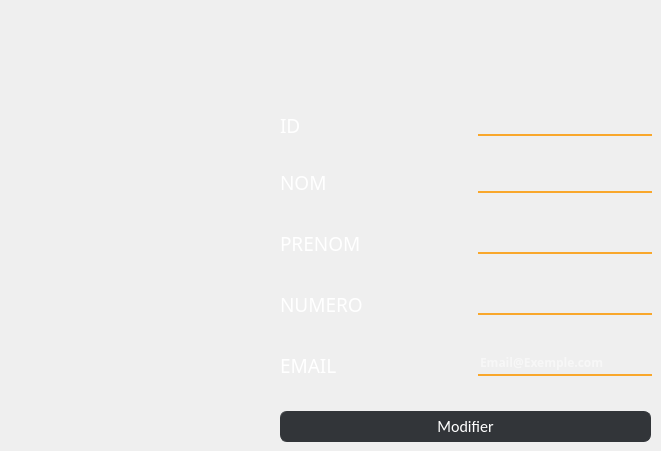
        <widget class="QWidget" name="UpdateClients">
         <property name="styleSheet">
          <string notr="true">QTabBar::tab
{
	background-color: rgb(12, 12, 12);
	color:#ffffff;
	width:100px;
	font-size:16px;
	font-family:Calibri;

}
</string>
         </property>
         <attribute name="title">
          <string>Modifier</string>
         </attribute>
         <widget class="QLabel" name="ClientNomLabel_2">
          <property name="geometry">
           <rect>
            <x>280</x>
            <y>167</y>
            <width>111</width>
            <height>31</height>
           </rect>
          </property>
          <property name="font">
           <font>
            <family>Yu Gothic UI Semilight</family>
            <pointsize>14</pointsize>
           </font>
          </property>
          <property name="styleSheet">
           <string notr="true">color: rgb(255, 255, 255);</string>
          </property>
          <property name="text">
           <string>NOM</string>
          </property>
         </widget>
         <widget class="QLabel" name="ClientNumeroLabel_2">
          <property name="geometry">
           <rect>
            <x>280</x>
            <y>289</y>
            <width>121</width>
            <height>31</height>
           </rect>
          </property>
          <property name="font">
           <font>
            <family>Yu Gothic UI Semilight</family>
            <pointsize>14</pointsize>
           </font>
          </property>
          <property name="styleSheet">
           <string notr="true">color: rgb(255, 255, 255);</string>
          </property>
          <property name="text">
           <string>NUMERO</string>
          </property>
         </widget>
         <widget class="QPushButton" name="ClientModifierButton">
          <property name="geometry">
           <rect>
            <x>280</x>
            <y>411</y>
            <width>371</width>
            <height>31</height>
           </rect>
          </property>
          <property name="styleSheet">
           <string notr="true">QPushButton
{
	background-color:rgb(50, 53, 57);
	border-style:solid;
	border-radius:7px;
	border-width:1px;
border-color: rgb(50, 53, 57);
	color:#ffffff;
	font-size:16px;
font-family:Calibri;
}

QPushButton:hover
{
	background-color: #00000000;
	border-color: rgb(30, 227, 0);
	/*color:rgb(30, 227, 0);*/
}

QPushButton:focus
{
	background-color:  rgb(30, 227, 0);
	border-color: rgba(30, 227, 0,0);
	color:rgb(255, 255, 255);
}
</string>
          </property>
          <property name="text">
           <string>Modifier</string>
          </property>
         </widget>
         <widget class="QLineEdit" name="ClientEmailUpdate">
          <property name="geometry">
           <rect>
            <x>478</x>
            <y>350</y>
            <width>174</width>
            <height>26</height>
           </rect>
          </property>
          <property name="font">
           <font>
            <family>Arial Black</family>
            <pointsize>9</pointsize>
            <weight>75</weight>
            <bold>true</bold>
           </font>
          </property>
          <property name="styleSheet">
           <string notr="true">border: 0px solid rgb(249, 167, 43);
border-bottom-width: 2px;
border-radius: px;
background-color: rgba(255, 255, 255, 0);
color: rgb(255, 255, 255);</string>
          </property>
          <property name="inputMask">
           <string/>
          </property>
          <property name="text">
           <string/>
          </property>
          <property name="placeholderText">
           <string>Email@Exemple.com</string>
          </property>
         </widget>
         <widget class="QLabel" name="ClientPrenomLabel_2">
          <property name="geometry">
           <rect>
            <x>280</x>
            <y>228</y>
            <width>131</width>
            <height>31</height>
           </rect>
          </property>
          <property name="font">
           <font>
            <family>Yu Gothic UI Semilight</family>
            <pointsize>14</pointsize>
           </font>
          </property>
          <property name="styleSheet">
           <string notr="true">color: rgb(255, 255, 255);</string>
          </property>
          <property name="text">
           <string>PRENOM</string>
          </property>
         </widget>
         <widget class="QLineEdit" name="ClientPrenomUpdate">
          <property name="geometry">
           <rect>
            <x>478</x>
            <y>228</y>
            <width>174</width>
            <height>26</height>
           </rect>
          </property>
          <property name="font">
           <font>
            <family>Arial Black</family>
            <pointsize>9</pointsize>
            <weight>75</weight>
            <bold>true</bold>
           </font>
          </property>
          <property name="styleSheet">
           <string notr="true">border: 0px solid rgb(249, 167, 43);
border-bottom-width: 2px;
border-radius: px;
background-color: rgba(255, 255, 255, 0);
color: rgb(255, 255, 255);</string>
          </property>
          <property name="inputMask">
           <string/>
          </property>
          <property name="text">
           <string/>
          </property>
          <property name="placeholderText">
           <string/>
          </property>
         </widget>
         <widget class="QLineEdit" name="ClientNomUpdate">
          <property name="enabled">
           <bool>true</bool>
          </property>
          <property name="geometry">
           <rect>
            <x>478</x>
            <y>167</y>
            <width>174</width>
            <height>26</height>
           </rect>
          </property>
          <property name="font">
           <font>
            <family>Arial Black</family>
            <pointsize>9</pointsize>
            <weight>75</weight>
            <bold>true</bold>
           </font>
          </property>
          <property name="styleSheet">
           <string notr="true">border: 0px solid rgb(249, 167, 43);
border-bottom-width: 2px;
border-radius: px;
background-color: rgba(255, 255, 255, 0);
color: rgb(255, 255, 255);</string>
          </property>
          <property name="inputMask">
           <string/>
          </property>
          <property name="text">
           <string/>
          </property>
          <property name="placeholderText">
           <string/>
          </property>
         </widget>
         <widget class="QLineEdit" name="ClientNumeroUpdate">
          <property name="geometry">
           <rect>
            <x>478</x>
            <y>289</y>
            <width>174</width>
            <height>26</height>
           </rect>
          </property>
          <property name="font">
           <font>
            <family>Arial Black</family>
            <pointsize>9</pointsize>
            <weight>75</weight>
            <bold>true</bold>
           </font>
          </property>
          <property name="styleSheet">
           <string notr="true">border: 0px solid rgb(249, 167, 43);
border-bottom-width: 2px;
border-radius: px;
background-color: rgba(255, 255, 255, 0);
color: rgb(255, 255, 255);</string>
          </property>
          <property name="inputMask">
           <string/>
          </property>
          <property name="text">
           <string/>
          </property>
          <property name="placeholderText">
           <string/>
          </property>
         </widget>
         <widget class="QLabel" name="ClientEmailLabel_2">
          <property name="geometry">
           <rect>
            <x>280</x>
            <y>350</y>
            <width>178</width>
            <height>31</height>
           </rect>
          </property>
          <property name="font">
           <font>
            <family>Yu Gothic UI Semilight</family>
            <pointsize>14</pointsize>
           </font>
          </property>
          <property name="styleSheet">
           <string notr="true">color: rgb(255, 255, 255);</string>
          </property>
          <property name="text">
           <string>EMAIL</string>
          </property>
         </widget>
         <widget class="QLineEdit" name="ClientIdUpdate">
          <property name="enabled">
           <bool>false</bool>
          </property>
          <property name="geometry">
           <rect>
            <x>478</x>
            <y>110</y>
            <width>174</width>
            <height>26</height>
           </rect>
          </property>
          <property name="font">
           <font>
            <family>Arial Black</family>
            <pointsize>9</pointsize>
            <weight>75</weight>
            <bold>true</bold>
           </font>
          </property>
          <property name="styleSheet">
           <string notr="true">border: 0px solid rgb(249, 167, 43);
border-bottom-width: 2px;
border-radius: px;
background-color: rgba(255, 255, 255, 0);
color: rgb(255, 255, 255);</string>
          </property>
          <property name="inputMask">
           <string/>
          </property>
          <property name="text">
           <string/>
          </property>
          <property name="placeholderText">
           <string/>
          </property>
         </widget>
         <widget class="QLabel" name="ClientIdLabel">
          <property name="geometry">
           <rect>
            <x>280</x>
            <y>110</y>
            <width>111</width>
            <height>31</height>
           </rect>
          </property>
          <property name="font">
           <font>
            <family>Yu Gothic UI Semilight</family>
            <pointsize>14</pointsize>
           </font>
          </property>
          <property name="styleSheet">
           <string notr="true">color: rgb(255, 255, 255);</string>
          </property>
          <property name="text">
           <string>ID</string>
          </property>
         </widget>
        </widget>
